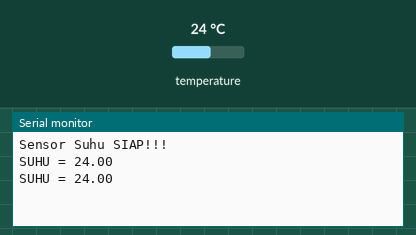
This sketch was run on a simulated Arduino Uno, built with avr-gcc and run on an emulated ATmega328P. Parts: the last lines printed to the serial monitor. The test bench sets the inputs (shaded band); at power-on: temperature 24 °C.

Above: at 3.3 s.
3.4 s: temperature set to 12 °C
At 5.5 s:
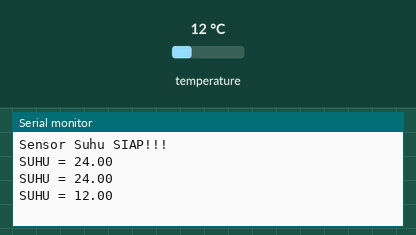
5.9 s: temperature set to 19 °C
At 6.8 s:
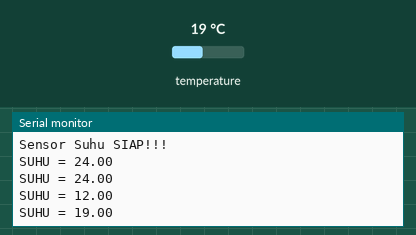
Timing chart, 0 to 8.9 s (numbered marks = the images above; inputs shaded):
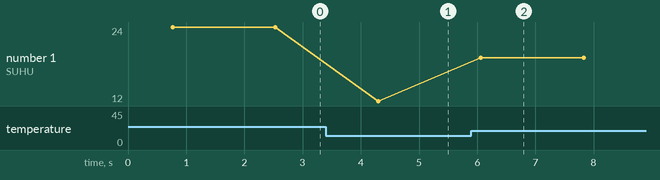

The sketch:

suhu_digital.ino
```cpp
#include <OneWire.h>
#include <DallasTemperature.h>
#define ONE_WIRE_BUS 2
OneWire oneWire(ONE_WIRE_BUS);
DallasTemperature sensors(&oneWire);

void setup(void)
{
 // start serial port
 Serial.begin(9600);
 Serial.println("Sensor Suhu SIAP!!!");
 sensors.begin();
}
void loop(void)
{
 Serial.print("");
 sensors.requestTemperatures();
 Serial.println("");
 Serial.print("SUHU = ");
 Serial.print(sensors.getTempCByIndex(0)); //
   delay(1000);
}
```

Measured:
- after the input at 3.4 s, the serial monitor: prints a new line after 0.90 s (image 1)
- after the input at 5.9 s, the serial monitor: prints a new line after 0.16 s (image 2)
- plotted number 1: 24 → 12 after the input at 3.4 s, 12 → 19 after the input at 5.9 s
